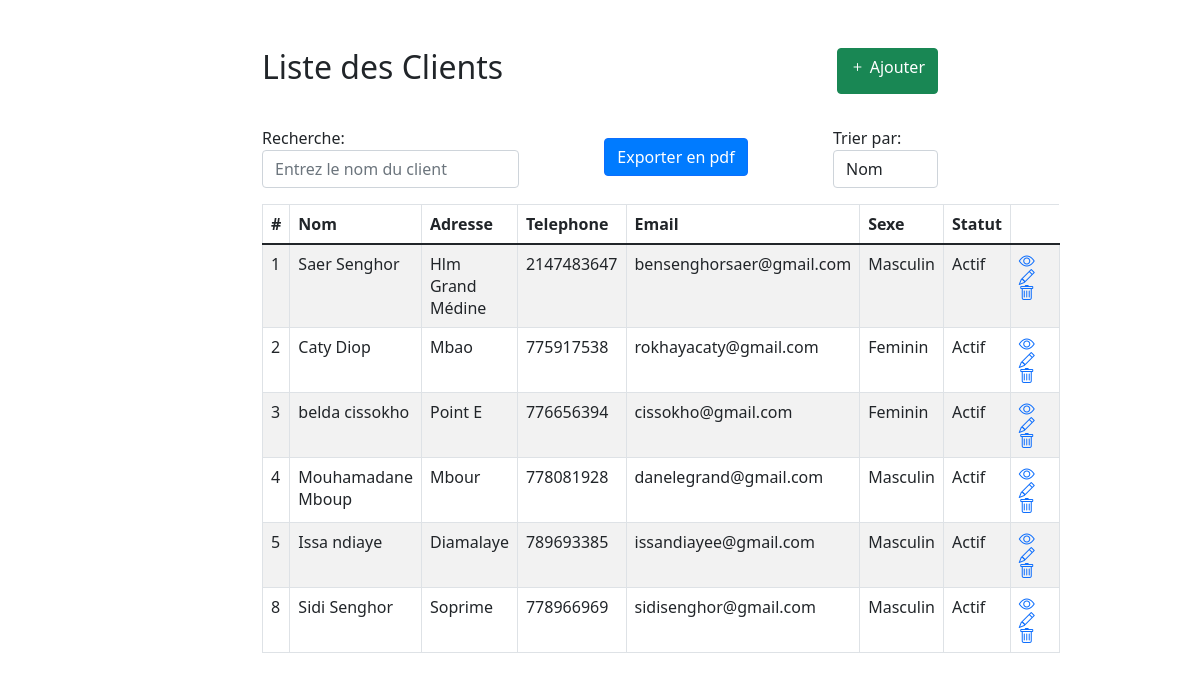
The page /View_Controller/index.php on the database its author committed.
### tables this page shows
CREATE TABLE `client` (
  `id` int(11) NOT NULL,
  `nom` varchar(100) NOT NULL,
  `adresse` varchar(100) NOT NULL,
  `telephone` int(20) NOT NULL,
  `email` varchar(100) NOT NULL,
  `sexe` varchar(100) NOT NULL,
  `statut` varchar(100) NOT NULL
);

### View_Controller/index.php (the view, shortened to what this page needs)
<!DOCTYPE html>
<html lang="fr">
<head>
    <link rel="stylesheet" href="https://cdn.jsdelivr.net/npm/bootstrap-icons@1.8.1/font/bootstrap-icons.css">
    <link href="https://cdn.jsdelivr.net/npm/bootstrap@5.1.3/dist/css/bootstrap.min.css" rel="stylesheet">
</head>
<body>
    <div class="wrapper">
        <div class="container-fluid">
            <div class="row">
                <div class="col-md-12">
                    <div class="mt-5 mb-3 d-flex justify-content-between">
                        <h2 class="pull-left">Liste des Clients</h2>
                        <a href="create.php" class="btn btn-success"><i class="bi bi-plus"></i> Ajouter</a>
                    </div>
                </div>
<div class="mt-3 mb-3 d-flex justify-content-between align-items-center">
    <div class="form-group">
        <label for="search">Recherche:</label>
        <input type="text" class="form-control" id="search" placeholder="Entrez le nom du client">
    </div>
    <div class="imprimer">
        <input id="impression" name="impression" type="submit" onclick="imprimer_page()" value="Exporter en pdf" class="btn btn-primary" />
    </div>
    <div class="form-group">
        <label for="sort">Trier par:</label>
        <select class="form-control" id="sort">
            <option value="nom">Nom</option>
        </select>
    </div>
</div>
</div>
                    <?php
require_once "config.php";
                    $sql = "SELECT * FROM client";
                    if($result = mysqli_query($link, $sql)){
                        if(mysqli_num_rows($result) > 0){
                            echo '<table class="table table-bordered table-striped">';
                                echo "<thead>";
                                    echo "<tr>";
                                        echo "<th>#</th>";
                                        echo "<th>Nom</th>";
                                        echo "<th>Adresse</th>";
                                        echo "<th>Telephone</th>";
                                        echo "<th>Email</th>";
                                        echo "<th>Sexe</th>";
                                        echo "<th>Statut</th>";
                                    echo "</tr>";
                                echo "</thead>";
                                echo "<tbody>";
                                while($row = mysqli_fetch_array($result)){
                                    echo "<tr>";
                                        echo "<td>" . $row['id'] . "</td>";
                                        echo "<td>" . $row['nom'] . "</td>";
                                        echo "<td>" . $row['adresse'] . "</td>";
                                        echo "<td>" . $row['telephone'] . "</td>";
                                        echo "<td>" . $row['email'] . "</td>";
                                        echo "<td>" . $row['sexe'] . "</td>";
                                        echo "<td>" . $row['statut'] . "</td>";
                                        echo "<td>";
                                            echo '<a href="read.php?id='. $row['id'] .'" class="me-3" ><span class="bi bi-eye"></span></a>';
                                            echo '<a href="update.php?id='. $row['id'] .'" class="me-3" ><span class="bi bi-pencil"></span></a>';
                                            echo '<a href="delete.php?id='. $row['id'] .'" ><span class="bi bi-trash"></span></a>';
                                        echo "</td>";
                                    echo "</tr>";
                                }
                                echo "</tbody>";
                            echo "</table>";
                        } else{
                            echo '<div class="alert alert-danger"><em>Zéro Enregistrement, cliquer sur ajouter pour commencer</em></div>';
                        }
                    } else{
                        echo "Oops! Une erreur est survenue";
                    }
                    ?>
                </div>
            </div>
</body>
</html>

### View_Controller/index.php (style rules this page uses)
.wrapper { width: 700px; margin: 0 auto; }
table tr td:last-child { width: 120px; }
table tr td:last-child { width: 100px; }
.imprimer { margin: 0 auto; }
#impression { background-color: #007bff; color: #fff; }

### rows shown on the page
client: id "1", nom "Saer Senghor", adresse "Hlm Grand Médine", telephone "2147483647", email "bensenghorsaer@gmail.com", sexe "Masculin", statut "Actif"
client: id "2", nom "Caty Diop", adresse "Mbao", telephone "775917538", email "rokhayacaty@gmail.com", sexe "Feminin", statut "Actif"
client: id "3", nom "belda cissokho", adresse "Point E", telephone "776656394", email "cissokho@gmail.com", sexe "Feminin", statut "Actif"
client: id "4", nom "Mouhamadane Mboup", adresse "Mbour", telephone "778081928", email "danelegrand@gmail.com", sexe "Masculin", statut "Actif"
client: id "5", nom "Issa ndiaye", adresse "Diamalaye", telephone "789693385", email "issandiayee@gmail.com", sexe "Masculin", statut "Actif"
client: id "8", nom "Sidi Senghor", adresse "Soprime", telephone "778966969", email "sidisenghor@gmail.com", sexe "Masculin", statut "Actif"
